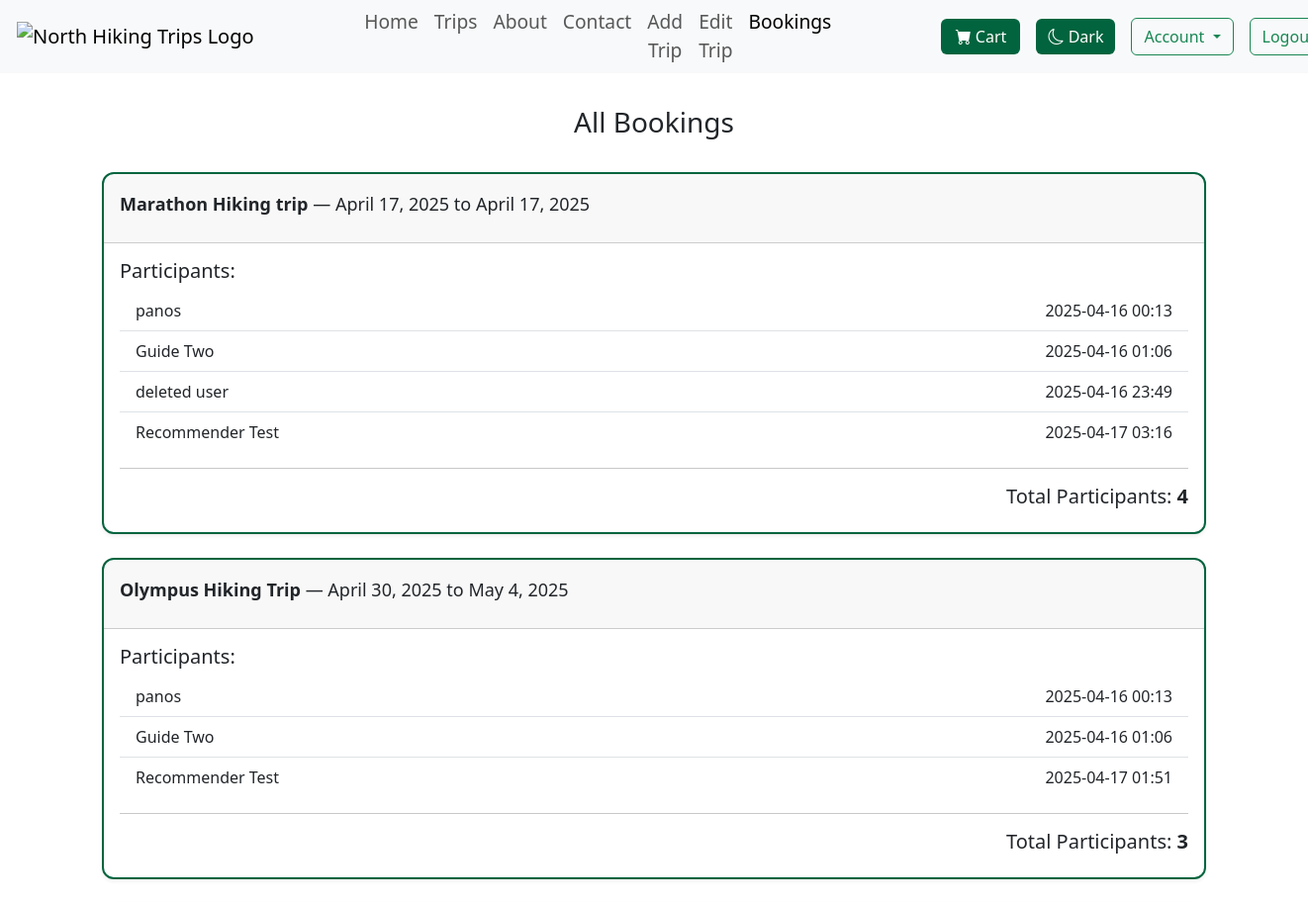
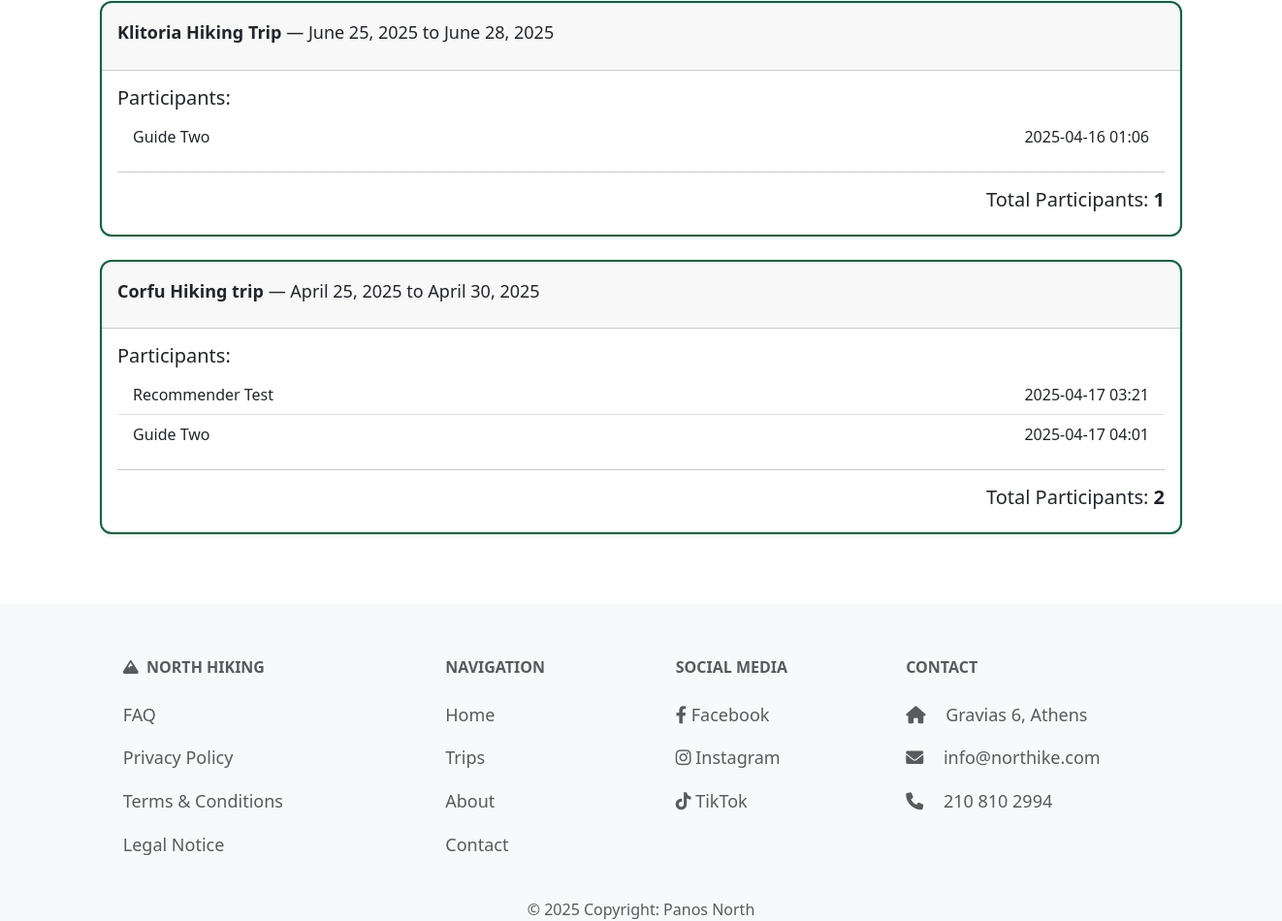
/users/all-booked/ (signed in), run on an earlier commit of the app's database (2 pictures, top to bottom).
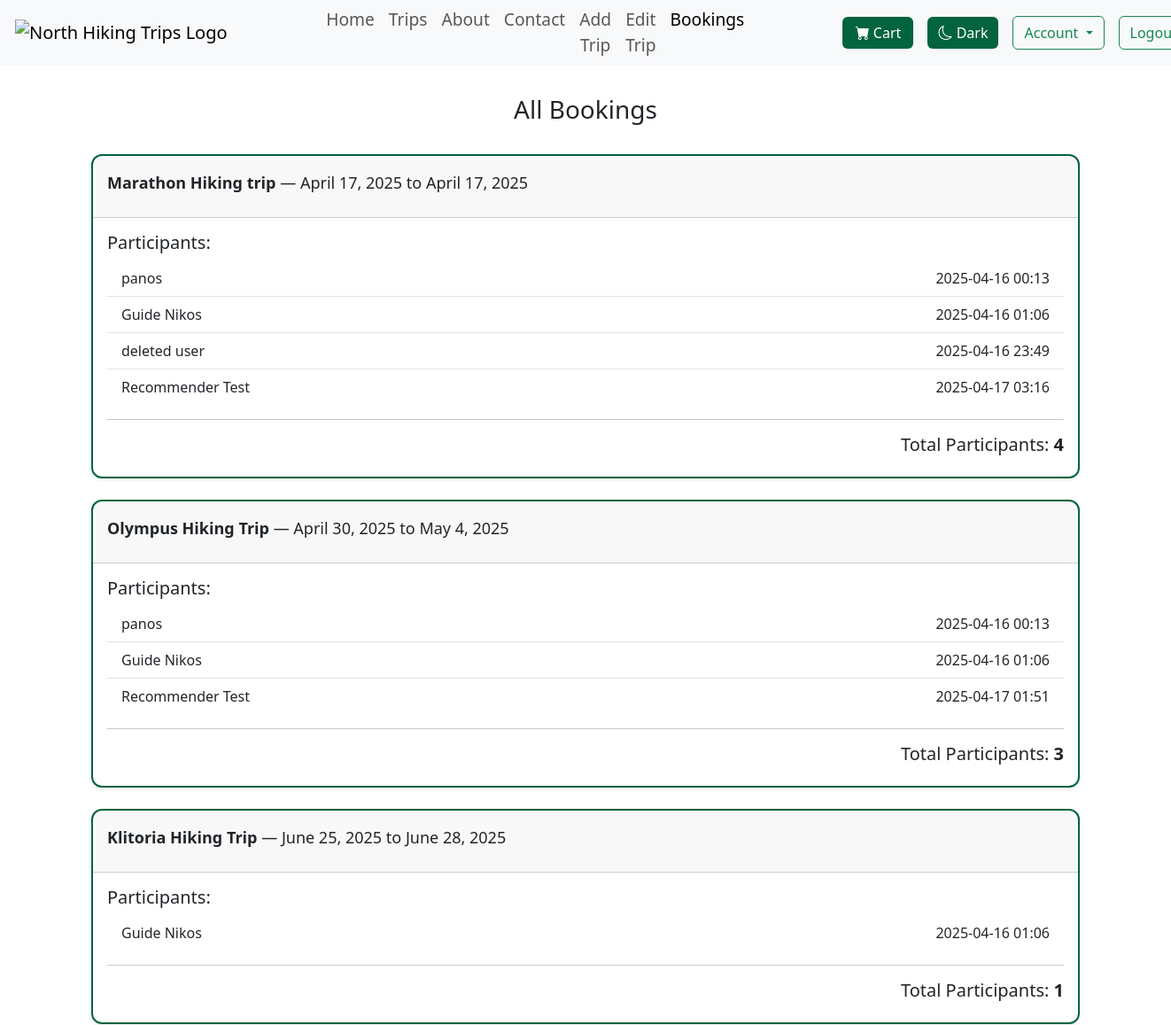
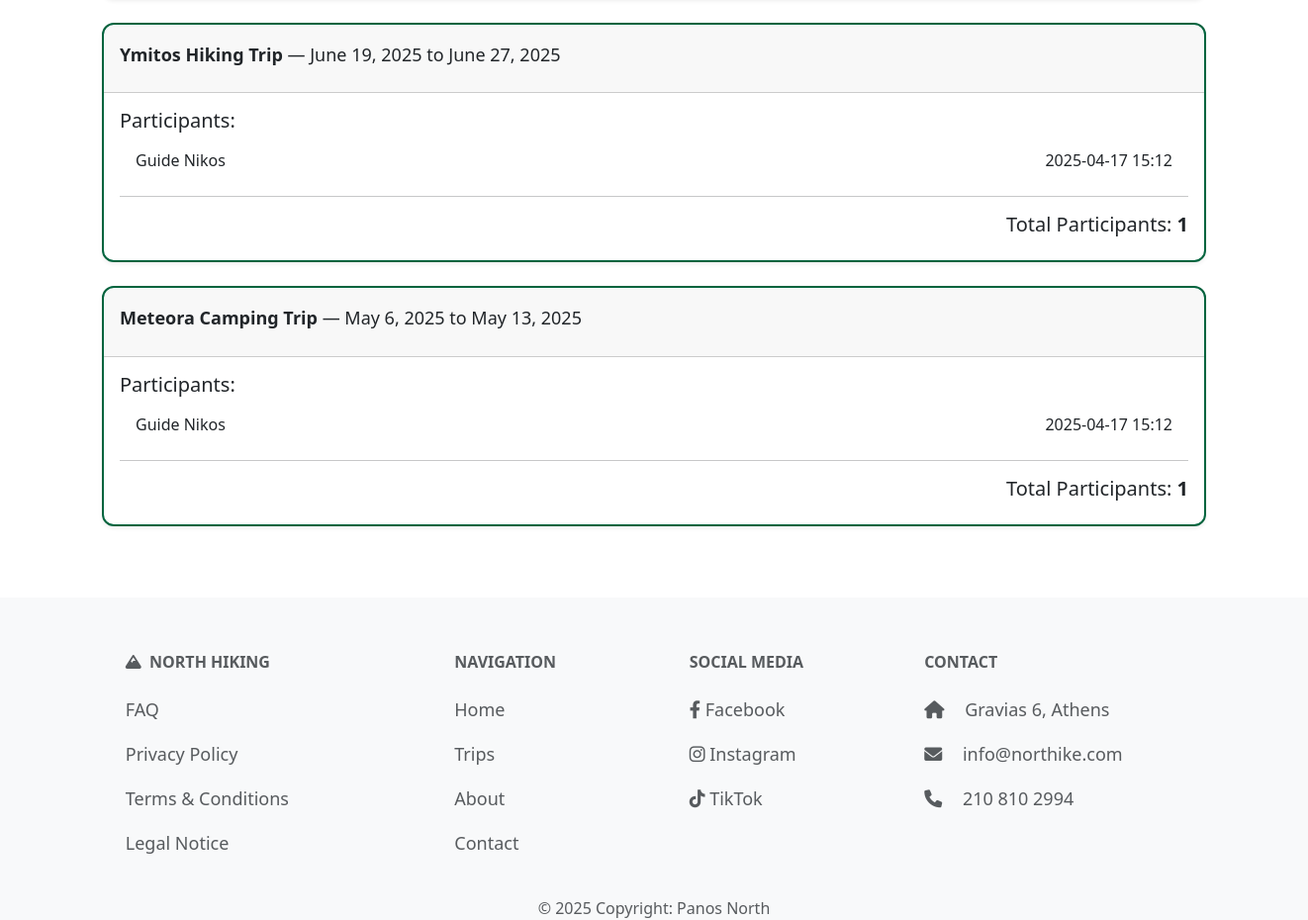
And on a later commit of the database (2 pictures, top to bottom).
### trips/models.py (models this page shows, shortened)
class Trip(models.Model):
    DIFFICULTY_LEVELS = [
        ('Easy', 'Easy'),
        ('Moderate', 'Moderate'),
        ('Hard', 'Hard'),
        ('Extreme', 'Extreme')
    ]
    TERRAIN_TYPES = [
        ('Forest', 'Forest'),
        ('Mountain', 'Mountain'),
        ('Beach', 'Beach'),
        ('Urban', 'Urban'),
    ]
    title = models.CharField(max_length=60, unique=True)
    location = models.CharField(max_length=40)
    difficulty = models.CharField(max_length=10, choices=DIFFICULTY_LEVELS)
    distance = models.DecimalField(max_digits=5, decimal_places=1, validators=[MinValueValidator(0), MaxValueValidator(1000000)])
    terrain = models.CharField(max_length=20, choices=TERRAIN_TYPES)
    price = models.DecimalField(max_digits=8, decimal_places=2, validators=[MinValueValidator(0)])
    start_date = models.DateField(validators=[validate_future_date])
    end_date = models.DateField(validators=[validate_future_date])
    altitude_difference = models.PositiveIntegerField(validators=[MinValueValidator(1)])
    hiking_duration = models.PositiveIntegerField(validators=[MinValueValidator(1)])
    max_participants = models.PositiveIntegerField(validators=[MinValueValidator(1), MaxValueValidator(99)])
    description = models.TextField(max_length=500)
    image = models.ImageField(default='default.png', blank=True, null=True)
    guide = models.ForeignKey('Guide', on_delete=models.SET_NULL, null=True, blank=True, related_name='trip_guides'
    )
    slug = models.SlugField(unique=True, null=True, blank=True, editable=False)

class Booking(models.Model):
    trip = models.ForeignKey(Trip, on_delete=models.CASCADE, related_name='booked_trips')
    user = models.ForeignKey(User, on_delete=models.CASCADE, related_name='user_bookings')
    order = models.ForeignKey('Order', on_delete=models.CASCADE, related_name='bookings', null=True, blank=True)
    booking_date = models.DateTimeField(auto_now_add=True)

### users/views.py (the view)
# urls.py: path('all-booked/', views.all_booked_trips_view, name='all-booked'),
@login_required(login_url="/users/login/")
def all_booked_trips_view(request):
    if not is_guide(request.user):
        raise PermissionDenied  # Shows your 403.html page if it exists
    trips_with_bookings = Trip.objects.filter(
        booked_trips__isnull=False
    ).distinct().prefetch_related('booked_trips__user')
    return render(request, 'users/all_booked_trips.html', {
        'trips': trips_with_bookings
    })

### trips/context_processors.py (called while the page is built)
def cart_item_count(request):
    if request.user.is_authenticated:
        count = CartItem.objects.filter(user=request.user).count()
        return {'cart_item_count': count}
    return {'cart_item_count': 0}

### users/views.py (called while the page is built)
def is_guide(user):
    return hasattr(user, 'guide_profile')

### users/templates/users/all_booked_trips.html (shortened to what this page needs)
{% extends "layout.html" %}
{% block content %}
<div class="short-layout-body">
<section class="container short-layout-wrapper">
    <h2 class="normal_title">All Bookings</h2>
    {% if trips %}
        {% for trip in trips %}
            <div class="card mb-4 shadow-sm custom-card">
                <div class="card-header">
                    <p class="mt-2"><strong>{{ trip.title }}</strong> — {{ trip.start_date }} to {{ trip.end_date }}</p>
                </div>
                <div class="card-body">
                    <h5 class="card-title">Participants:</h5>
                    <ul class="list-group list-group-flush">
                        {% for booking in trip.booked_trips.all %}
                            <li class="list-group-item d-flex justify-content-between align-items-center">
                                {{ booking.user.get_full_name|default:booking.user.username }}
                                <span>{{ booking.booking_date|date:"Y-m-d H:i" }}</span>
                            </li>
                        {% endfor %}
                    </ul>
                    <hr>
                    <h5 class="text-end">Total Participants: <strong>{{ trip.booked_trips.count }}</strong></h5>
                </div>
            </div>
        {% endfor %}
    {% else %}
        <div class="d-flex justify-content-center">
            <p>There is nothing to view, your cart is empty.</p>
        </div>
    {% endif %}
</section>
</div>
{% endblock %}

### templates/layout.html (shortened to what this page needs)
{% load static %}
<!DOCTYPE html>
<html lang="en">
<head>
    <link href="https://cdn.jsdelivr.net/npm/bootstrap@5.3.3/dist/css/bootstrap.min.css" rel="stylesheet">
    <link rel="stylesheet" href="{% static 'css/styles.css' %}">
    <link href="https://cdnjs.cloudflare.com/ajax/libs/font-awesome/6.0.0-beta3/css/all.min.css" rel="stylesheet">
    <link rel="stylesheet" href="https://cdn.jsdelivr.net/npm/bootstrap-icons@1.10.5/font/bootstrap-icons.css">
</head>
<body>
    {% include 'navbar.html' %}
    <main>
        {% block content %}
        {% endblock %}
    </main>
    {% include 'footer.html' %}
</body>
</html>

### templates/navbar.html (shortened to what this page needs)
{% load static %}
<header>
    <nav id="navbar" class="navbar navbar-expand-md navbar-light bg-light" aria-label="Navigation menu">
        <div class="container-fluid">
            <a class="navbar-brand" href="{% url 'main:home' %}">
                <img
                    src="{% static 'images/Site_Logo/logo.png' %}"
                    data-logo-default="{% static 'images/Site_Logo/logo.png' %}"
                    data-logo-hover="{% static 'images/Site_Logo/logo-hover.png' %}"
                    alt="North Hiking Trips Logo"
                    class="logo-img"
                >
            </a>
            <div class="collapse navbar-collapse" id="navbarSupportedContent">
                <ul class="navbar-nav d-flex flex-grow-1 justify-content-between text-center navlinks" role="menu">
                    <li class="nav-item flex-fill">
                        <a class="nav-link {% if request.resolver_match.url_name == 'home' %}active{% endif %}" href="{% url 'main:home' %}" role="menuitem">Home</a>
                    </li>
                    <li class="nav-item flex-fill">
                        <a class="nav-link {% if request.resolver_match.url_name == 'list' or 'trips/' in request.path %}active{% endif %}" href="{% url 'trips:list' %}" role="menuitem">Trips</a>
                    </li>
                    <li class="nav-item flex-fill">
                        <a class="nav-link {% if request.resolver_match.url_name == 'about' %}active{% endif %}" href="{% url 'main:about' %}" role="menuitem">About</a>
                    </li>
                    <li class="nav-item flex-fill">
                        <a class="nav-link {% if request.resolver_match.url_name == 'contact' %}active{% endif %}" href="{% url 'main:contact' %}" role="menuitem">Contact</a>
                    </li>
                    {% if request.user.is_authenticated and request.user.groups.all.0.name == "Guides" %}
                        <li class="nav-item flex-fill">
                            <a class="nav-link {% if request.resolver_match.url_name == 'new-trip' %}active{% endif %}" href="{% url 'trips:new-trip' %}" role="menuitem">Add Trip</a>
                        </li>
                        <li class="nav-item flex-fill">
                            <a class="nav-link {% if request.resolver_match.url_name == 'guide-dashboard' or 'edit/' in request.path %}active{% endif %}" href="{% url 'trips:guide-dashboard' %}" role="menuitem">Edit Trip</a>
                        </li>
                        <li class="nav-item flex-fill">
                            <a class="nav-link {% if request.resolver_match.url_name == 'all-booked' %}active{% endif %}" href="{% url 'users:all-booked' %}" role="menuitem">Bookings</a>
                        </li>
                    {% endif %}
                </ul>
                <div class="d-flex flex-column flex-md-row align-items-center gap-3">
                    {% if user.is_authenticated %}
                    <a href="{% url 'trips:cart' %}" class="btnav greenbutton btn position-relative" aria-label="View cart">
                        <i class="bi bi-cart-fill"></i> Cart
                    </a>
                    {% endif %}
                    <button id="darkModeToggle" class="btnav greenbutton btn" type="button" aria-label="Toggle dark mode">
                        <i class="bi bi-moon"></i> Dark
                    </button>
                    {% if user.is_authenticated %}
                        <div class="dropdown">
                            <button
                                class="btnav btn btn-outline-success dropdown-toggle"
                                type="button"
                                id="accountDropdown"
                                data-bs-toggle="dropdown"
                                aria-expanded="false"
                            >
                                Account
                            </button>
                        </div>
                        <div class="nav-btn-container">
                            <form class="logout" action="{% url 'users:logout' %}" method="post">
                                <button type="submit" class="btnav btn btn-outline-success reg-btn" aria-label="Logout">Logout</button>
                            </form>
                        </div>
                    {% else %}
                        <div class="btnav nav-btn-container">
                            <a href="{% url 'users:login' %}?next={{ request.path }}" class="btn btn-outline-success reg-btn" aria-label="Login">Login</a>
                        </div>
                    {% endif %}
                    </div>
            </div>
        </div>
    </nav>
</header>

### templates/footer.html
{% load static %}
<footer id="footer" class="text-center text-md-start text-muted" aria-label="Footer">
    <section class="">
        <div class="container mt-5">
            <div class="row mt-3">
                <div class="col-md-6 col-lg-3 col-xl-3 mx-auto mb-4" aria-label="Legal and Policy Links">
                    <h6 class="text-uppercase fw-bold mb-4">
                        <i class="fa-solid fa-mountain"></i>&nbsp;&nbsp;North Hiking
                    </h6>
                    <p><a href="#" class="text-reset">FAQ</a></p>
                    <p><a href="#" class="text-reset">Privacy Policy</a></p>
                    <p><a href="#" class="text-reset">Terms & Conditions</a></p>
                    <p><a href="#" class="text-reset">Legal Notice</a></p>
                </div>
                <div class="col-md-6 col-lg-3 col-xl-2 mx-auto mb-4" aria-label="Navigation Links">
                    <h6 class="text-uppercase fw-bold mb-4">Navigation</h6>
                    <p><a href="{% url 'main:home' %}" class="text-reset">Home</a></p>
                    <p><a href="{% url 'trips:list' %}" class="text-reset">Trips</a></p>
                    <p><a href="{% url 'main:about' %}" class="text-reset">About</a></p>
                    <p><a href="{% url 'main:contact' %}" class="text-reset">Contact</a></p>
                </div>
                <div class="col-md-6 col-lg-3 col-xl-2 mx-auto mb-4" aria-label="Social Media Links">
                    <h6 class="text-uppercase fw-bold mb-4">Social Media</h6>
                    <p>
                        <a href="https://www.facebook.com/" class="text-reset" target="_blank" rel="noopener noreferrer">
                            <i class="fab fa-facebook-f"></i> Facebook
                        </a>
                    </p>
                    <p>
                        <a href="https://www.instagram.com/" class="text-reset" target="_blank" rel="noopener noreferrer">
                            <i class="fab fa-instagram"></i> Instagram
                        </a>
                    </p>
                    <p>
                        <a href="https://www.tiktok.com/" class="text-reset" target="_blank" rel="noopener noreferrer">
                            <i class="fab fa-tiktok"></i> TikTok
                        </a>
                    </p>
                </div>
                <div class="col-md-6 col-lg-3 col-xl-3 mx-auto mb-md-0 mb-4" aria-label="Contact Information">
                    <h6 class="text-uppercase fw-bold mb-4">Contact</h6>
                    <p><i class="fas fa-home me-3"></i> Gravias 6, Athens</p>
                    <p><i class="fas fa-envelope me-3"></i> info@northike.com</p>
                    <p><i class="fas fa-phone me-3"></i> 210 810 2994</p>
                </div>
            </div>
            <div class="text-center" aria-label="Copyright Information">
                © 2025 Copyright: Panos North
            </div>
        </div>
    </section>
</footer>

### static/css/styles.css (style rules this page uses)
h2 { font-size: 28px; margin-bottom: 15px; }
p { font-size: 18px; line-height: 1.6; }
a { color: #009a3e; ; }
.normal_title { text-align: center; margin-top: 3%; margin-bottom: 3%; }
.navbar-nav .nav-link { font-size: 1.2rem; font-weight: 500; }
.navbar-brand { padding: 0px; }
.navbar { padding: 0px; }
.navlinks { margin-left: 8%; margin-right: 10%; }
.logo-img { height: 70px; width: auto; padding: 5px; }
.greenbutton { min-width: 80px; }
.greenbutton { background-color: #01643e; color: white; border: none; }
footer { background-color: rgb(248, 249, 250) !important; margin-bottom: 0; }
footer a { color: rgb(86, 93, 97); }
footer .container { padding-top: 40px; }
footer .text-uppercase { font-weight: 700; }
footer .text-reset { text-decoration: none; }
::placeholder { color: #6c757d; }
.short-layout-body { height: 100%; margin: 0; }
.short-layout-wrapper { min-height: 80vh; display: flex; flex-direction: column; }
.custom-card { border: 2px solid #01643e; border-radius: 0.75rem; }

What changed in the data, as far as the page shows it:
removed Trip: title "Corfu Hiking trip", start_date "April 25, 2025", end_date "April 30, 2025", booked_trips.count "2"
removed Booking: user.get_full_name "Recommender Test", booking_date "2025-04-17 03:21", shown under "Corfu Hiking trip"
removed Booking: user.get_full_name "Guide Two", booking_date "2025-04-17 04:01", shown under "Corfu Hiking trip"
changed through a linked row, Booking (number 2 of 10 on the later page): user.get_full_name "Guide Two" → "Guide Nikos"
changed through a linked row, Booking (number 6 of 10 on the later page): user.get_full_name "Guide Two" → "Guide Nikos"
changed through a linked row, Booking (number 8 of 10 on the later page): user.get_full_name "Guide Two" → "Guide Nikos"
added Trip: title "Ymitos Hiking Trip", start_date "June 19, 2025", end_date "June 27, 2025", booked_trips.count "1"
added Booking: user.get_full_name "Guide Nikos", booking_date "2025-04-17 15:12", shown under "Ymitos Hiking Trip"
added Trip: title "Meteora Camping Trip", start_date "May 6, 2025", end_date "May 13, 2025", booked_trips.count "1"
added Booking: user.get_full_name "Guide Nikos", booking_date "2025-04-17 15:12", shown under "Meteora Camping Trip"
